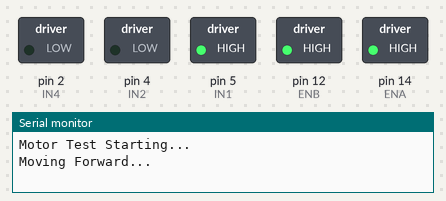
Bench run of a sketch on a simulated Arduino Uno, built with avr-gcc and run on an emulated ATmega328P. Parts: switched loads named in the sketch (green lamp = pin HIGH), the last lines printed to the serial monitor. Pins used as bus, display or sensor lines are not drawn.

Above: at 1.0 s.
At 4.0 s:
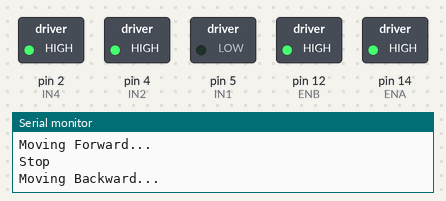
At 6.7 s:
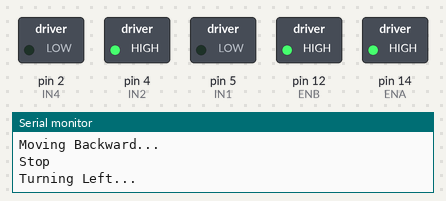
At 8.2 s:
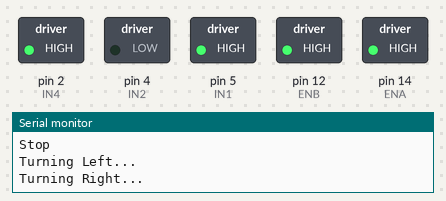
At 10.0 s:
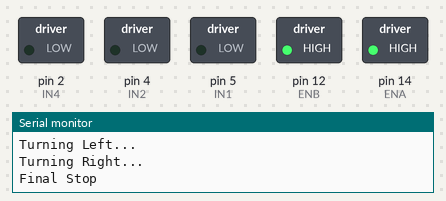
Timing chart, 0 to 14.3 s (numbered marks = the images above):
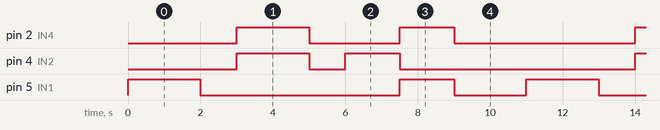

Measured:
- by itself, pin 2 (IN4): repeats every 11.0 s: LOW 2.5 s, HIGH 1.5 s, LOW 5.0 s, HIGH 2.0 s
- by itself, pin 4 (IN2): repeats every 11.0 s: LOW 1.0 s, HIGH 1.5 s, LOW 6.5 s, HIGH 2.0 s
- by itself, pin 5 (IN1): repeats every 11.0 s: LOW 5.5 s, HIGH 1.5 s, LOW 2.0 s, HIGH 2.0 s

The sketch:

Simple_Movement.ino
```cpp
// ------------------------------
// NODEMCU + L298N MOTOR DRIVER
// ------------------------------

// Motor driver pins connected to NodeMCU
#define IN1 5   // D1 - Left motor forward
#define IN2 4   // D2 - Left motor backward
#define IN3 0   // D3 - Right motor forward
#define IN4 2   // D4 - Right motor backward

// Optional PWM speed control pins
#define ENA 14  // D5 - Speed control for left motor
#define ENB 12  // D6 - Speed control for right motor

void setup() {
  // Set all pins as output
  pinMode(IN1, OUTPUT);
  pinMode(IN2, OUTPUT);
  pinMode(IN3, OUTPUT);
  pinMode(IN4, OUTPUT);
  pinMode(ENA, OUTPUT);
  pinMode(ENB, OUTPUT);

  // Start Serial Monitor
  Serial.begin(9600);
  Serial.println("Motor Test Starting...");

  // Optional: set default motor speed (0–1023 for ESP8266)
  analogWrite(ENA, 800); // 80% speed
  analogWrite(ENB, 800); // 80% speed
}

void loop() {
  // Move forward
  Serial.println("Moving Forward...");
  forward();
  delay(2000);

  // Stop
  Serial.println("Stop");
  stopMotors();
  delay(1000);

  // Move backward
  Serial.println("Moving Backward...");
  backward();
  delay(2000);

  // Stop
  Serial.println("Stop");
  stopMotors();
  delay(1000);

  // Turn left
  Serial.println("Turning Left...");
  left();
  delay(1500);

  // Turn right
  Serial.println("Turning Right...");
  right();
  delay(1500);

  // Stop again
  Serial.println("Final Stop");
  stopMotors();
  delay(2000);
}

// ---------------------------
// Motor control functions
// ---------------------------

// Move forward
void forward() {
  digitalWrite(IN1, HIGH);
  digitalWrite(IN2, LOW);
  digitalWrite(IN3, HIGH);
  digitalWrite(IN4, LOW);
}

// Move backward
void backward() {
  digitalWrite(IN1, LOW);
  digitalWrite(IN2, HIGH);
  digitalWrite(IN3, LOW);
  digitalWrite(IN4, HIGH);
}

// Turn left
void left() {
  digitalWrite(IN1, LOW);
  digitalWrite(IN2, HIGH);  // Left motor backward
  digitalWrite(IN3, HIGH);
  digitalWrite(IN4, LOW);   // Right motor forward
}

// Turn right
void right() {
  digitalWrite(IN1, HIGH);
  digitalWrite(IN2, LOW);   // Left motor forward
  digitalWrite(IN3, LOW);
  digitalWrite(IN4, HIGH);  // Right motor backward
}

// Stop motors
void stopMotors() {
  digitalWrite(IN1, LOW);
  digitalWrite(IN2, LOW);
  digitalWrite(IN3, LOW);
  digitalWrite(IN4, LOW);
}
```
